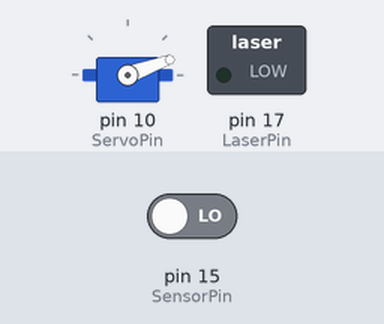
Recording of a sketch running on a simulated Arduino Uno, built with avr-gcc and run on an emulated ATmega328P. On the bench: servo, switched loads named in the sketch (green lamp = pin HIGH). Inputs (shaded band) come from the test bench; at power-on: pin 15 (SensorPin) LOW. Random numbers use the default seed unless the sketch sets one; what the sketch prints to the serial monitor is not drawn.

Above: at 1.8 s.
1.9 s: pin 15 (SensorPin) driven HIGH
At 2.15 s:
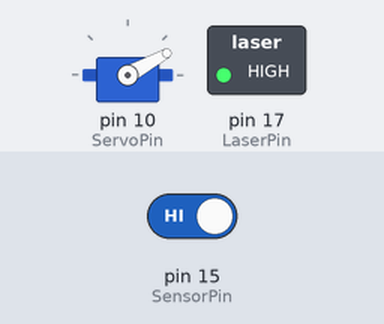
At 3.37 s:
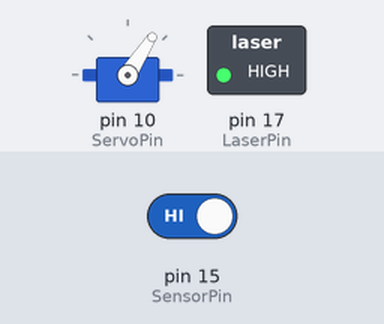
Timing chart, 0 to 22.3 s (numbered marks = the images above; inputs shaded):
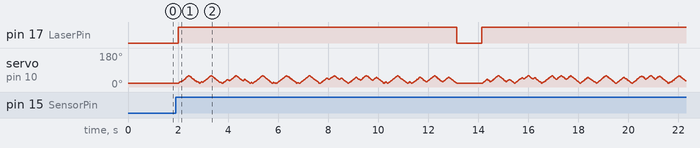

The sketch:

LaserForCat.ino
```cpp
//NOTE : Digital pins #2, #13 and analog pins A0-A5 are not used by the shield.
// SUr MOsfet GDS : quand specs lisibles, dans l'ordre gate (pin commande) drain (+) source (gnd)

#include <Servo.h>

#define UPDATE_TIME 10
#define MAX_POS 60 //Angle maximal servo
#define MIN_POS 20 //Angle minimal servo
#define SensorPin 15 // A1 = GPIO15 sur arduino Uno
#define ServoPin 10   //Ser01 sur shield
#define LaserPin 17      // A2 = GPIO16 IMPORTANT : les ports ne délivrent pas assez de puissance pour alimenter le laser, il faut passer par un transistor ype 2N 3904 (note Q)

Servo myServo;
int pos = MIN_POS; //Angle servo
long randNumber1 = MIN_POS;
long randNumber2 = MAX_POS;
int varSpeed = UPDATE_TIME/3;

const int nbCycles = 10;

void setup() {

  pinMode(LaserPin, OUTPUT);
  Serial.begin(9600);           // set up Serial library at 9600 bps
  Serial.println("Motor test!");
  myServo.attach(ServoPin);
  myServo.write(pos);
}

void loop() {
  // put your main code here, to run repeatedly:
  if (digitalRead(SensorPin) == HIGH) {
    jeu();
  }
  if (digitalRead(SensorPin) == LOW) {
    Serial.println("pas de mouvement detecte");
    //motor.run(RELEASE);

  }
  delay(1000);
}

void jeu() {
  digitalWrite(LaserPin, HIGH);
  for (int i = 0; i < nbCycles ; i += 1) {
    randNumber1 = random(MIN_POS , MAX_POS - 10);
    randNumber2 = random(randNumber1 , MAX_POS);
    for (pos = MIN_POS; pos <= randNumber2; pos += 1) {
      myServo.write(pos);
      delay(UPDATE_TIME+random(-varSpeed,varSpeed));
    }
    for (pos = randNumber2; pos >= randNumber1; pos -= 1) {
      myServo.write(pos);
      delay(UPDATE_TIME+random(-varSpeed,varSpeed));
    }
    for (pos = randNumber1; pos <= MAX_POS; pos += 1) {
      myServo.write(pos);
      delay(UPDATE_TIME+random(-varSpeed,varSpeed));
    }
    for (pos = MAX_POS; pos >= randNumber1; pos -= 1) {
      myServo.write(pos);
      delay(UPDATE_TIME+random(-varSpeed,varSpeed));
    }
    for (pos = randNumber1; pos <= randNumber2; pos += 1) {
      myServo.write(pos);
      delay(UPDATE_TIME+random(-varSpeed,varSpeed));
    }
    for (pos = randNumber2; pos >= MIN_POS; pos -= 1) {
      myServo.write(pos);
      delay(UPDATE_TIME+random(-varSpeed,varSpeed));
    }
  }
  digitalWrite(LaserPin, LOW);
}
```

Measured:
- after the input at 1.9 s, pin 17 (LaserPin): LOW → HIGH after 0.10 s, → LOW 11.1 s later, → HIGH 1.0 s later
